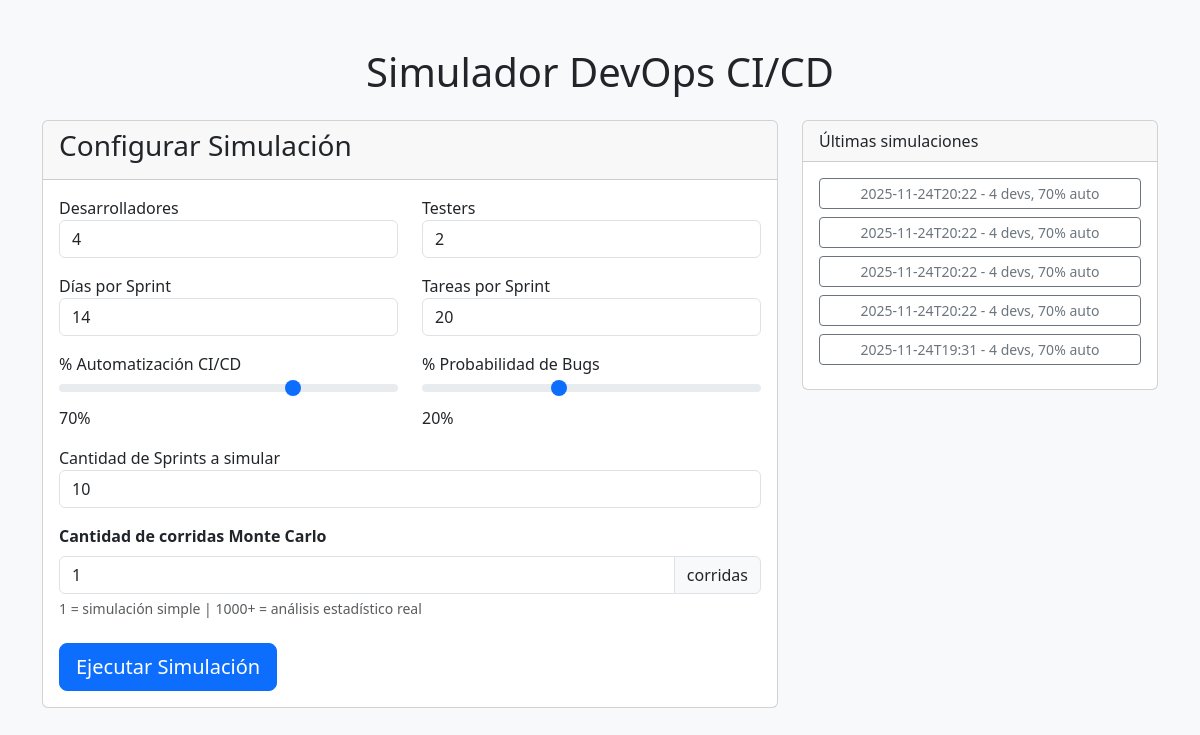
Before: / with the older database file.
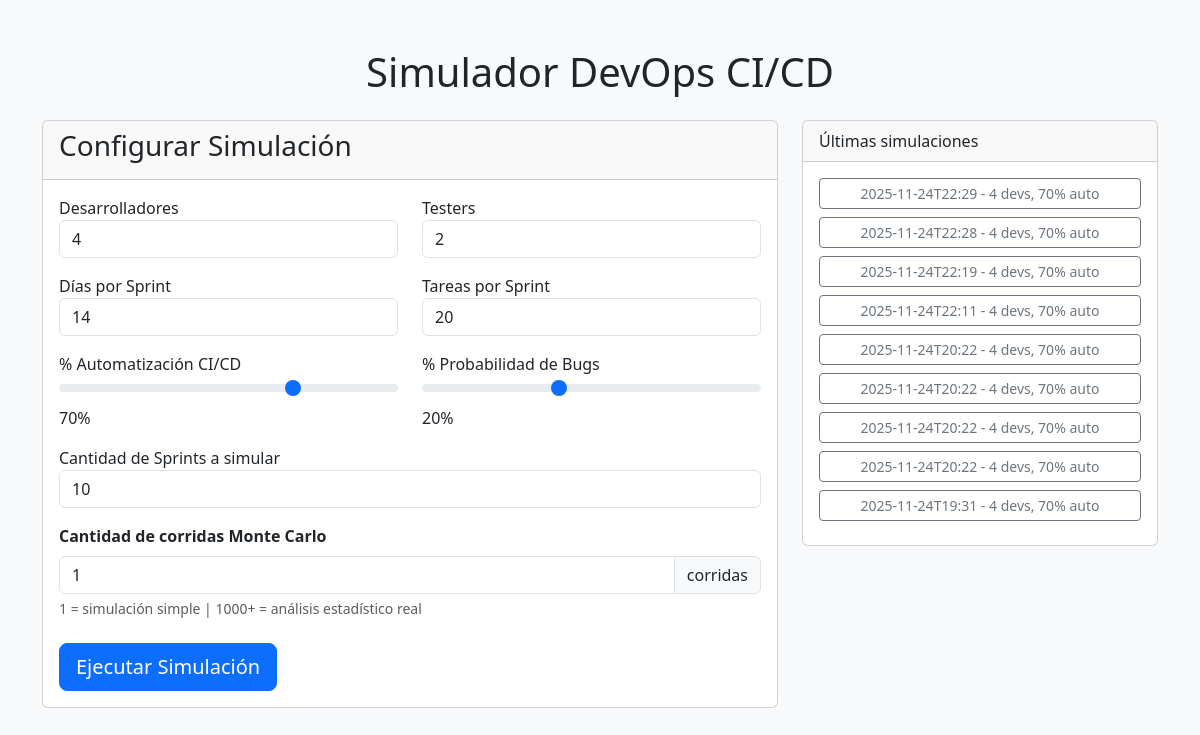
After: the same page with the newer database file.
### tables this page shows
CREATE TABLE simulations (
            id INTEGER PRIMARY KEY AUTOINCREMENT,
            timestamp TEXT,
            params TEXT,
            results TEXT
        , batch_size INTEGER DEFAULT 1, results_summary TEXT);

### app.py (the view)
@app.route('/')
def index():
    simulations = get_simulations()
    return render_template('index.html', simulations=simulations)

### database.py (called while the page is built)
def get_conn():
    conn = sqlite3.connect(DATABASE_PATH)
    conn.row_factory = sqlite3.Row
    return conn

def get_simulations():
    conn = get_conn()
    cur = conn.cursor()
    cur.execute('SELECT id, timestamp, params, batch_size FROM simulations ORDER BY timestamp DESC LIMIT 30')
    rows = cur.fetchall()
    conn.close()
    simulations = []
    for row in rows:
        sim = dict(row)
        sim['params'] = json.loads(sim['params'])
        simulations.append(sim)
    return simulations

### templates/index.html (shortened to what this page needs)
<!DOCTYPE html>
<html>
<head>
    <link href="https://cdn.jsdelivr.net/npm/bootstrap@5.3.3/dist/css/bootstrap.min.css" rel="stylesheet">
</head>
<body class="bg-light">
<div class="container mt-5">
    <h1 class="text-center mb-4">Simulador DevOps CI/CD</h1>
    <div class="row">
        <div class="col-md-8">
            <div class="card">
                <div class="card-header"><h3>Configurar Simulación</h3></div>
                <div class="card-body">
                    <form action="/simulate" method="post">
                        <div class="row">
                            <div class="col-md-6 mb-3">
                                <label>Desarrolladores</label>
                                <input type="number" name="developers" class="form-control" value="4" min="1" max="10">
                            </div>
                            <div class="col-md-6 mb-3">
                                <label>Testers</label>
                                <input type="number" name="testers" class="form-control" value="2" min="0" max="10">
                            </div>
                        </div>
                        <div class="row">
                            <div class="col-md-6 mb-3">
                                <label>Días por Sprint</label>
                                <input type="number" name="sprint_days" class="form-control" value="14" min="5" max="30">
                            </div>
                            <div class="col-md-6 mb-3">
                                <label>Tareas por Sprint</label>
                                <input type="number" name="tasks_per_sprint" class="form-control" value="20" min="5" max="50">
                            </div>
                        </div>
                        <div class="row">
                            <div class="col-md-6 mb-3">
                                <label>% Automatización CI/CD</label>
                                <input type="range" name="automation" class="form-range" min="0" max="100" value="70">
                                <span id="auto-value">70%</span>
                            </div>
                            <div class="col-md-6 mb-3">
                                <label>% Probabilidad de Bugs</label>
                                <input type="range" name="bugs" class="form-range" min="0" max="50" value="20">
                                <span id="bug-value">20%</span>
                            </div>
                        </div>
                        <div class="mb-3">
                            <label>Cantidad de Sprints a simular</label>
                            <input type="number" name="sprints" class="form-control" value="10" min="5" max="50">
                        </div>
						<div class="mb-4">
						<label class="form-label fw-bold">Cantidad de corridas Monte Carlo</label>
							<div class="input-group">
								<input type="number" name="batch_size" class="form-control" value="1" min="1" max="20000" step="1">
								<span class="input-group-text">corridas</span>
							</div>
							<div class="form-text">
								1 = simulación simple | 1000+ = análisis estadístico real
							</div>
						</div>
                        <button type="submit" class="btn btn-primary btn-lg">Ejecutar Simulación</button>
                    </form>
                </div>
            </div>
        </div>
        <div class="col-md-4">
            <div class="card">
                <div class="card-header">Últimas simulaciones</div>
                <div class="card-body">
					{% for sim in simulations %}
						<a href="{{ url_for('results', sim_id=sim.id) }}" class="btn btn-outline-secondary btn-sm d-block mb-2">
							{{ sim.timestamp[:16] }} - {{ sim.params['num_developers'] }} devs, {{ (sim.params['automation_level'] * 100)|int }}% auto
						</a>
					{% endfor %}
                </div>
            </div>
        </div>
    </div>
</div>
</body>
</html>

Changed rows visible on the page:
added simulations: timestamp "2025-11-24T22:29", params.num_developers "4", params "70"
added simulations: timestamp "2025-11-24T22:28", params.num_developers "4", params "70"
added simulations: timestamp "2025-11-24T22:19", params.num_developers "4", params "70"
added simulations: timestamp "2025-11-24T22:11", params.num_developers "4", params "70"
